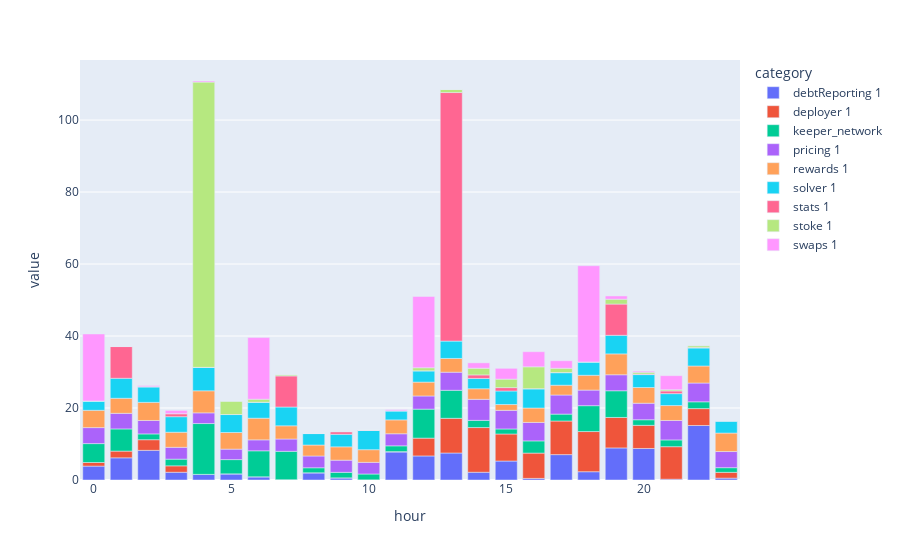

Notebook code cell kept with this figure:
### Code cell
df["hour"] = pd.to_datetime(df["datetime"]).dt.hour


count_by_hour = df.groupby(["category", "hour"])["effective_gas_price"].count().reset_index()
count_by_hour.columns = ["category", "hour", "hour_total"]
all_time_count = df.groupby(["category"])["effective_gas_price"].count().reset_index()

all_time_count.columns = ["category", "all_total"]
long_df = pd.merge(
    left=count_by_hour,
    right=all_time_count,
    on="category",
)
long_df["percent"] = long_df["hour_total"] / long_df["all_total"] * 100

pivot_df = long_df.pivot(index="hour", columns="category", values="percent").fillna(0)

px.bar(pivot_df)

### Figure 1 — Plotly figure (JSON) as saved in the notebook; plotly's stock layout.template omitted (floating-point values rounded to 4 significant figures)
{"data": [{"alignmentgroup": "True", "hovertemplate": "category=debtReporting 1<br>hour=%{x}<br>value=%{y}<extra></extra>", "legendgroup": "debtReporting 1", "marker": {"color": "#636efa", "pattern": {"shape": ""}}, "name": "debtReporting 1", "offsetgroup": "debtReporting 1", "orientation": "v", "showlegend": true, "textposition": "auto", "type": "bar", "x": [0, 1, 2, 3, 4, 5, 6, 7, 8, 9, 10, 11, 12, 13, 14, 15, 16, 17, 18, 19, 20, 21, 22, 23], "xaxis": "x", "y": [3.86, 6.162, 8.241, 2.153, 1.559, 1.707, 0.8909, 0.07424, 2.004, 0.5939, 0, 7.795, 6.682, 7.498, 2.153, 5.271, 0.4454, 7.053, 2.301, 8.909, 8.76, 0.2227, 15.14, 0.5197], "yaxis": "y"}, {"alignmentgroup": "True", "hovertemplate": "category=deployer 1<br>hour=%{x}<br>value=%{y}<extra></extra>", "legendgroup": "deployer 1", "marker": {"color": "#EF553B", "pattern": {"shape": ""}}, "name": "deployer 1", "offsetgroup": "deployer 1", "orientation": "v", "showlegend": true, "textposition": "auto", "type": "bar", "x": [0, 1, 2, 3, 4, 5, 6, 7, 8, 9, 10, 11, 12, 13, 14, 15, 16, 17, 18, 19, 20, 21, 22, 23], "xaxis": "x", "y": [0.9987, 1.867, 2.953, 1.78, 0, 0, 0, 0, 0, 0, 0.04342, 0.08684, 4.95, 9.64, 12.42, 7.512, 7.034, 9.336, 11.16, 8.467, 6.426, 9.032, 4.69, 1.607], "yaxis": "y"}, {"alignmentgroup": "True", "hovertemplate": "category=keeper_network<br>hour=%{x}<br>value=%{y}<extra></extra>", "legendgroup": "keeper_network", "marker": {"color": "#00cc96", "pattern": {"shape": ""}}, "name": "keeper_network", "offsetgroup": "keeper_network", "orientation": "v", "showlegend": true, "textposition": "auto", "type": "bar", "x": [0, 1, 2, 3, 4, 5, 6, 7, 8, 9, 10, 11, 12, 13, 14, 15, 16, 17, 18, 19, 20, 21, 22, 23], "xaxis": "x", "y": [5.252, 6.159, 1.611, 1.859, 14.12, 3.961, 7.217, 7.896, 1.393, 1.535, 1.621, 1.611, 8.058, 7.785, 1.996, 1.398, 3.383, 1.92, 7.187, 7.42, 1.555, 1.879, 1.889, 1.297], "yaxis": "y"}, {"alignmentgroup": "True", "hovertemplate": "category=pricing 1<br>hour=%{x}<br>value=%{y}<extra></extra>", "legendgroup": "pricing 1", "marker": {"color": "#ab63fa", "pattern": {"shape": ""}}, "name": "pricing 1", "offsetgroup": "pricing 1", "orientation": "v", "showlegend": true, "textposition": "auto", "type": "bar", "x": [0, 1, 2, 3, 4, 5, 6, 7, 8, 9, 10, 11, 12, 13, 14, 15, 16, 17, 18, 19, 20, 21, 22, 23], "xaxis": "x", "y": [4.445, 4.334, 3.733, 3.293, 2.973, 2.905, 3.046, 3.417, 3.272, 3.379, 3.234, 3.357, 3.656, 5.029, 5.848, 5.174, 5.132, 5.307, 4.334, 4.441, 4.586, 5.405, 5.217, 4.483], "yaxis": "y"}, {"alignmentgroup": "True", "hovertemplate": "category=rewards 1<br>hour=%{x}<br>value=%{y}<extra></extra>", "legendgroup": "rewards 1", "marker": {"color": "#FFA15A", "pattern": {"shape": ""}}, "name": "rewards 1", "offsetgroup": "rewards 1", "orientation": "v", "showlegend": true, "textposition": "auto", "type": "bar", "x": [0, 1, 2, 3, 4, 5, 6, 7, 8, 9, 10, 11, 12, 13, 14, 15, 16, 17, 18, 19, 20, 21, 22, 23], "xaxis": "x", "y": [4.807, 4.183, 5.028, 4.183, 6.128, 4.624, 6.018, 3.67, 3.046, 3.706, 3.523, 3.853, 3.853, 3.817, 2.936, 1.615, 4, 2.716, 4.11, 5.798, 4.367, 4.147, 4.734, 5.138], "yaxis": "y"}, {"alignmentgroup": "True", "hovertemplate": "category=solver 1<br>hour=%{x}<br>value=%{y}<extra></extra>", "legendgroup": "solver 1", "marker": {"color": "#19d3f3", "pattern": {"shape": ""}}, "name": "solver 1", "offsetgroup": "solver 1", "orientation": "v", "showlegend": true, "textposition": "auto", "type": "bar", "x": [0, 1, 2, 3, 4, 5, 6, 7, 8, 9, 10, 11, 12, 13, 14, 15, 16, 17, 18, 19, 20, 21, 22, 23], "xaxis": "x", "y": [2.581, 5.556, 4.321, 4.321, 6.51, 4.994, 4.433, 5.219, 3.199, 3.479, 5.331, 2.525, 3.143, 4.826, 2.862, 3.76, 5.331, 3.479, 3.704, 5.163, 3.591, 3.311, 4.994, 3.367], "yaxis": "y"}, {"alignmentgroup": "True", "hovertemplate": "category=stats 1<br>hour=%{x}<br>value=%{y}<extra></extra>", "legendgroup": "stats 1", "marker": {"color": "#FF6692", "pattern": {"shape": ""}}, "name": "stats 1", "offsetgroup": "stats 1", "orientation": "v", "showlegend": true, "textposition": "auto", "type": "bar", "x": [0, 1, 2, 3, 4, 5, 6, 7, 8, 9, 10, 11, 12, 13, 14, 15, 16, 17, 18, 19, 20, 21, 22, 23], "xaxis": "x", "y": [0, 8.824, 0.04669, 0.8403, 0, 0, 0, 8.637, 0, 0.747, 0.1401, 0, 0, 69.05, 0.9804, 0.9337, 0.04669, 0.04669, 0, 8.683, 0.1401, 0.747, 0.1401, 0], "yaxis": "y"}, {"alignmentgroup": "True", "hovertemplate": "category=stoke 1<br>hour=%{x}<br>value=%{y}<extra></extra>", "legendgroup": "stoke 1", "marker": {"color": "#B6E880", "pattern": {"shape": ""}}, "name": "stoke 1", "offsetgroup": "stoke 1", "orientation": "v", "showlegend": true, "textposition": "auto", "type": "bar", "x": [0, 1, 2, 3, 4, 5, 6, 7, 8, 9, 10, 11, 12, 13, 14, 15, 16, 17, 18, 19, 20, 21, 22, 23], "xaxis": "x", "y": [0, 0, 0, 0, 79.26, 3.71, 0.8432, 0.3373, 0, 0, 0, 0, 0.8432, 0.8432, 1.855, 2.361, 6.071, 1.18, 0, 1.349, 0.5059, 0.3373, 0.5059, 0], "yaxis": "y"}, {"alignmentgroup": "True", "hovertemplate": "category=swaps 1<br>hour=%{x}<br>value=%{y}<extra></extra>", "legendgroup": "swaps 1", "marker": {"color": "#FF97FF", "pattern": {"shape": ""}}, "name": "swaps 1", "offsetgroup": "swaps 1", "orientation": "v", "showlegend": true, "textposition": "auto", "type": "bar", "x": [0, 1, 2, 3, 4, 5, 6, 7, 8, 9, 10, 11, 12, 13, 14, 15, 16, 17, 18, 19, 20, 21, 22, 23], "xaxis": "x", "y": [18.62, 0, 0.3003, 0.9009, 0.3003, 0, 17.12, 0, 0, 0, 0, 0.3003, 19.82, 0, 1.502, 3.003, 4.204, 2.102, 26.73, 0.9009, 0.3003, 3.904, 0, 0], "yaxis": "y"}], "layout": {"barmode": "relative", "legend": {"title": {"text": "category"}, "tracegroupgap": 0}, "margin": {"t": 60}, "xaxis": {"anchor": "y", "domain": [0, 1], "title": {"text": "hour"}}, "yaxis": {"anchor": "x", "domain": [0, 1], "title": {"text": "value"}}}}
